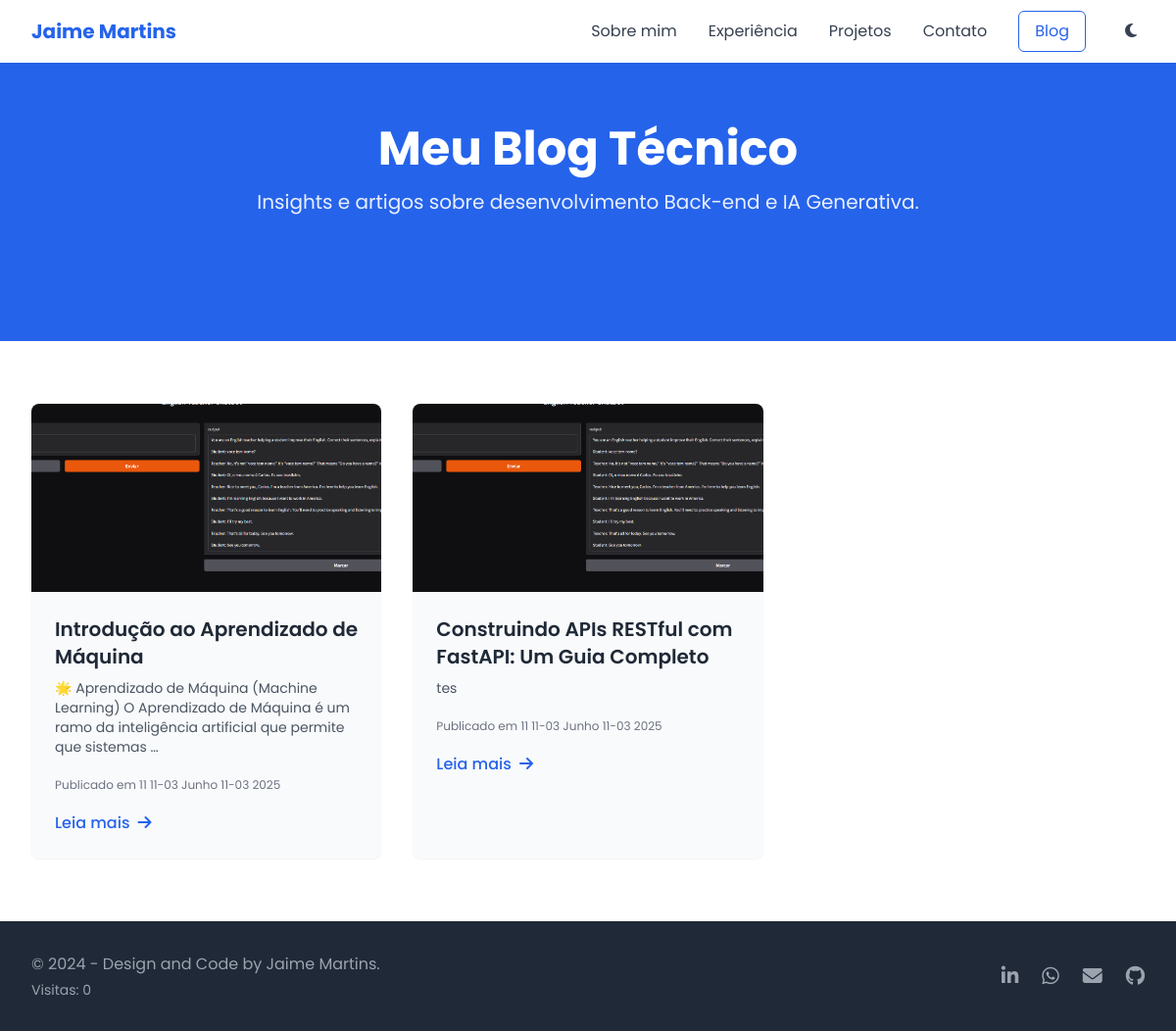
Screenshot of /blog/ with the database file from the repository.
### blog/models.py (models this page shows, shortened)
class Post(models.Model):
    author = models.ForeignKey(User, on_delete=models.CASCADE)
    title = models.CharField(max_length=200)
    subtitle = models.CharField(max_length=200, blank=True, null=True)
    slug = models.SlugField(max_length=255, unique=True, blank=True,help_text="Deixe em branco para gerar automaticamente a partir do título.")
    content_markdown = models.TextField(verbose_name="Conteúdo (Markdown)", blank=True)
    content_html = models.TextField(verbose_name="Conteúdo (HTML)", editable=False, blank=True)
    published_date = models.DateTimeField(auto_now_add=True)
    cover_image = models.ImageField(upload_to='blog_covers/', blank=True, null=True)

### blog/views.py (the view)
# urls.py: path('', views.blog_list, name='list'),
def blog_list(request):
    posts = Post.objects.order_by('-published_date')
    context = {
        'posts': posts
    }
    return render(request, 'blog/blog_list.html', context)

### blog/templates/blog/blog_list.html (shortened to what this page needs)
<!DOCTYPE html>
<html lang="pt-BR">
<head>
    <script src="https://cdn.tailwindcss.com"></script>
    <link rel="stylesheet" href="https://cdnjs.cloudflare.com/ajax/libs/font-awesome/6.4.0/css/all.min.css">
</head>
<body class="bg-gray-50 text-gray-800">
<nav class="fixed w-full bg-white shadow-sm z-50">
    <div class="max-w-7xl mx-auto px-4 sm:px-6 lg:px-8">
        <div class="flex justify-between h-16 items-center">
            <div class="flex items-center">
                <a href="{% url 'portfolio:home' %}" class="text-xl font-bold text-blue-600">Jaime Martins</a>
            </div>
            <div class="hidden md:flex items-center space-x-4 lg:space-x-8">
                <a href="{% url 'portfolio:home' %}#sobre" class="nav-link text-gray-700 hover:text-blue-600">Sobre
                    mim</a>
                <a href="{% url 'portfolio:home' %}#experiencia" class="nav-link text-gray-700 hover:text-blue-600">Experiência</a>
                <a href="{% url 'portfolio:home' %}#projetos" class="nav-link text-gray-700 hover:text-blue-600">Projetos</a>
                <a href="{% url 'portfolio:home' %}#contato"
                   class="nav-link text-gray-700 hover:text-blue-600">Contato</a>
                <a href="{% url 'blog:list' %}"
                   class="px-4 py-2 text-blue-600 border border-blue-600 rounded-md hover:bg-blue-50">Blog</a>
                <button id="theme-toggle"
                        class="p-2 text-gray-700 rounded-full hover:bg-gray-100 dark:hover:bg-gray-700 dark:text-gray-200"
                        aria-label="Alternar tema">
                    <i id="theme-icon" class="fas fa-moon dark:hidden"></i>
                </button>
            </div>
        </div>
    </div>
</nav>
<section class="bg-blue-600 text-white py-20 md:py-32 text-center">
    <div class="max-w-4xl mx-auto px-4 sm:px-6 lg:px-8">
        <h1 class="text-4xl md:text-5xl font-bold mb-4">Meu Blog Técnico</h1>
        <p class="text-xl opacity-90">Insights e artigos sobre desenvolvimento Back-end e IA Generativa.</p>
    </div>
</section>
<section class="py-16 bg-white">
    <div class="max-w-7xl mx-auto px-4 sm:px-6 lg:px-8">
        <div class="grid grid-cols-1 md:grid-cols-2 lg:grid-cols-3 gap-8">
            {% if posts %}
                {% for post in posts %}
                    <article
                            class="bg-gray-50 rounded-lg shadow-sm hover:shadow-md transition duration-300 overflow-hidden">
                        <img src="{{ post.cover_image.url }}" alt="Capa do {{ post.title }}"
                             class="w-full h-48 object-cover">
                        <div class="p-6">
                            <h2 class="text-xl font-semibold text-gray-800 mb-2">{{ post.title }}</h2>
                            <p class="text-gray-600 text-sm mb-4">
                                {{ post.content_html|striptags|truncatewords:20 }}
                            </p>
                            <span class="text-gray-500 text-xs">Publicado em {{ post.published_date|date:"d de F de Y" }}</span>
                            <a href="{% url 'blog:detail' post.slug %}"
                               class="block mt-4 text-blue-600 hover:text-blue-800 font-medium">
                                Leia mais <i class="fas fa-arrow-right ml-1"></i>
                            </a>
                        </div>
                    </article>
                {% endfor %}
            {% else %}
                <p class="text-gray-600">Nenhum post encontrado no momento.</p>
            {% endif %}
        </div>
    </div>
</section>
<footer class="bg-gray-800 text-white py-8">
    <div class="max-w-7xl mx-auto px-4 sm:px-6 lg:px-8">
        <div class="flex flex-col md:flex-row justify-between items-center">
            <div class="mb-4 md:mb-0">
                <p class="text-gray-400">© 2024 - Design and Code by Jaime Martins.</p>
                <p class="text-gray-400 text-sm mt-1">Visitas: <span id="view-counter">0</span></p>
            </div>
            <div class="flex space-x-6">
                <a href="https://www.linkedin.com/in/jaime-martins-de-oliveira/"
                   class="text-gray-400 hover:text-white transition duration-300">
                    <i class="fab fa-linkedin-in text-xl"></i>
                </a>
                <a href="https://wa.me/5548996354498" class="text-gray-400 hover:text-white transition duration-300">
                    <i class="fab fa-whatsapp text-xl"></i>
                </a>
                <a href="mailto:contato.jaimemartins@gmail.com"
                   class="text-gray-400 hover:text-white transition duration-300">
                    <i class="fas fa-envelope text-xl"></i>
                </a>
                <a href="https://github.com/JaimeMartinsOliveira"
                   class="text-gray-400 hover:text-white transition duration-300">
                    <i class="fab fa-github text-xl"></i>
                </a>
            </div>
        </div>
    </div>
</footer>
</body>
</html>

### blog/templates/blog/blog_list.html (style rules this page uses)
body { font-family: 'Poppins', sans-serif; scroll-behavior: smooth; }
.nav-link { position: relative; }
.nav-link::after { content: ''; position: absolute; width: 0; height: 2px; bottom: -2px; left: 0; background-color: #3b82f6; transition: width 0.3s ease; }

### rows the page displays
Post: cover_image (picture), title "Introdução ao Aprendizado de Máquina", content_html "🌟 Aprendizado de Máquina (Machine Learning) O Aprendizado de Máquina é um ramo da inteligência artificial que permite que sistemas …", published_date "11 11-03 Junho 11-03 2025"
Post: cover_image (picture), title "Construindo APIs RESTful com FastAPI: Um Guia Completo", content_html "tes", published_date "11 11-03 Junho 11-03 2025"
